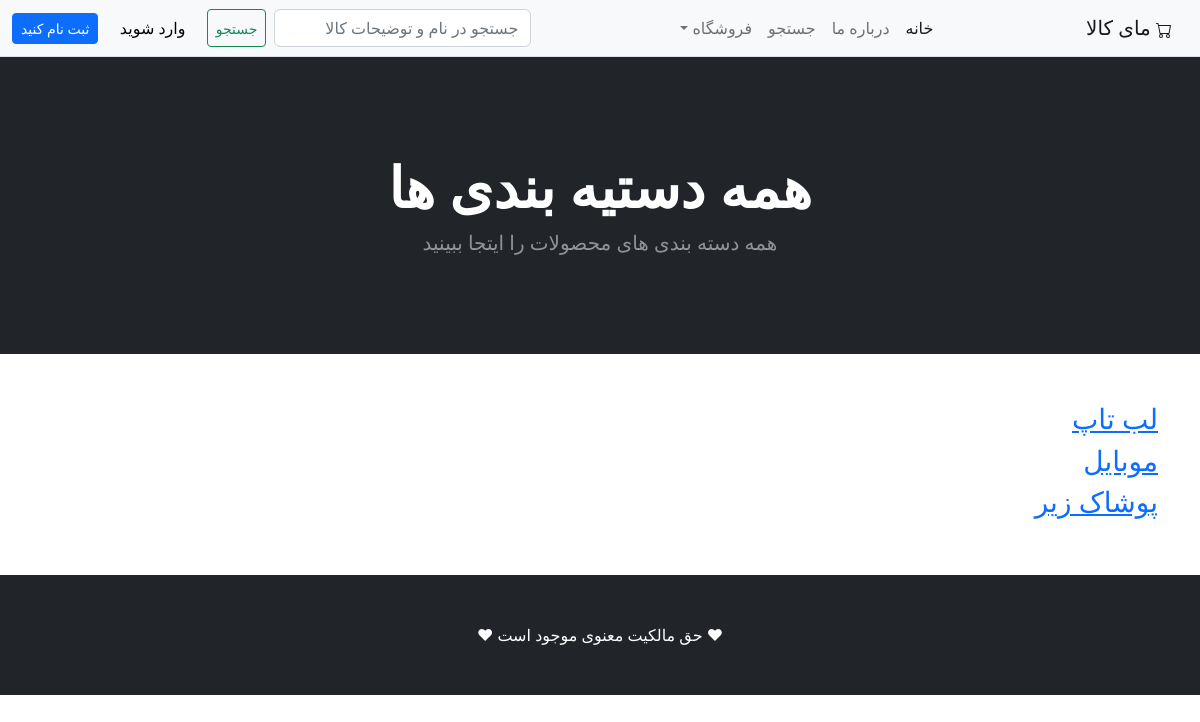
The app's page /category_summary/ with its own data.
### shop/models.py (models this page shows, shortened)
class Category(models.Model):
    name = models.CharField(max_length=100)

### shop/views.py (the view)
# urls.py: path('category_summary/', views.category_summary, name='category_summary'),
def category_summary(request):
    allcats=Category.objects.all()
    return render(request,'category_summary.html',{'allcats':allcats})

### cart/context_processors.py (called while the page is built)
def cart(request):
    return {'cart': Cart(request)}

### shop/templates/category_summary.html
{% extends 'base.html' %}
{% block content %}
        <header class="bg-dark py-5">
            <div class="container px-4 px-lg-5 my-5">
                <div class="text-center text-white">
                    <h1 class="display-4 fw-bolder">همه دستیه بندی ها</h1>
                    <p class="lead fw-normal text-white-50 mb-0">همه دسته بندی های محصولات را ایتجا ببینید</p>
                </div>
            </div>
        </header>
    <div class="container align-content-center">
        <div class="row">
            <div class="col-10">
                 <br/>
            <br/>
               {% for cat in allcats %}
                  <a href="{% url 'category' cat.name %}">  <h3>{{ cat.name }}</h3></a>
                {% endfor %}
                <br/>
                <br/>
            </div>
        </div>
    </div>
{% endblock %}

### records on screen
Category: name "لب تاپ"
Category: name "موبایل"
Category: name "پوشاک زیر"
